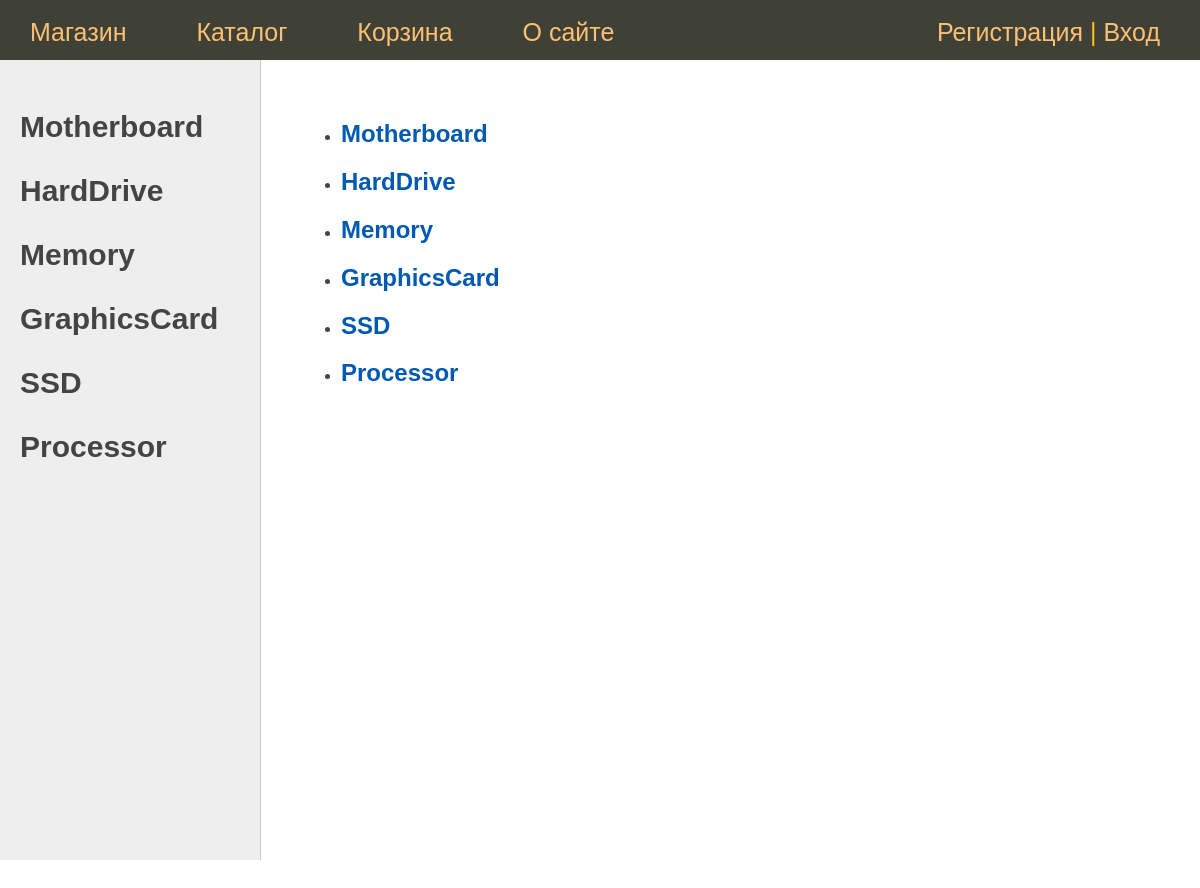
The app's page /catalog, older data.
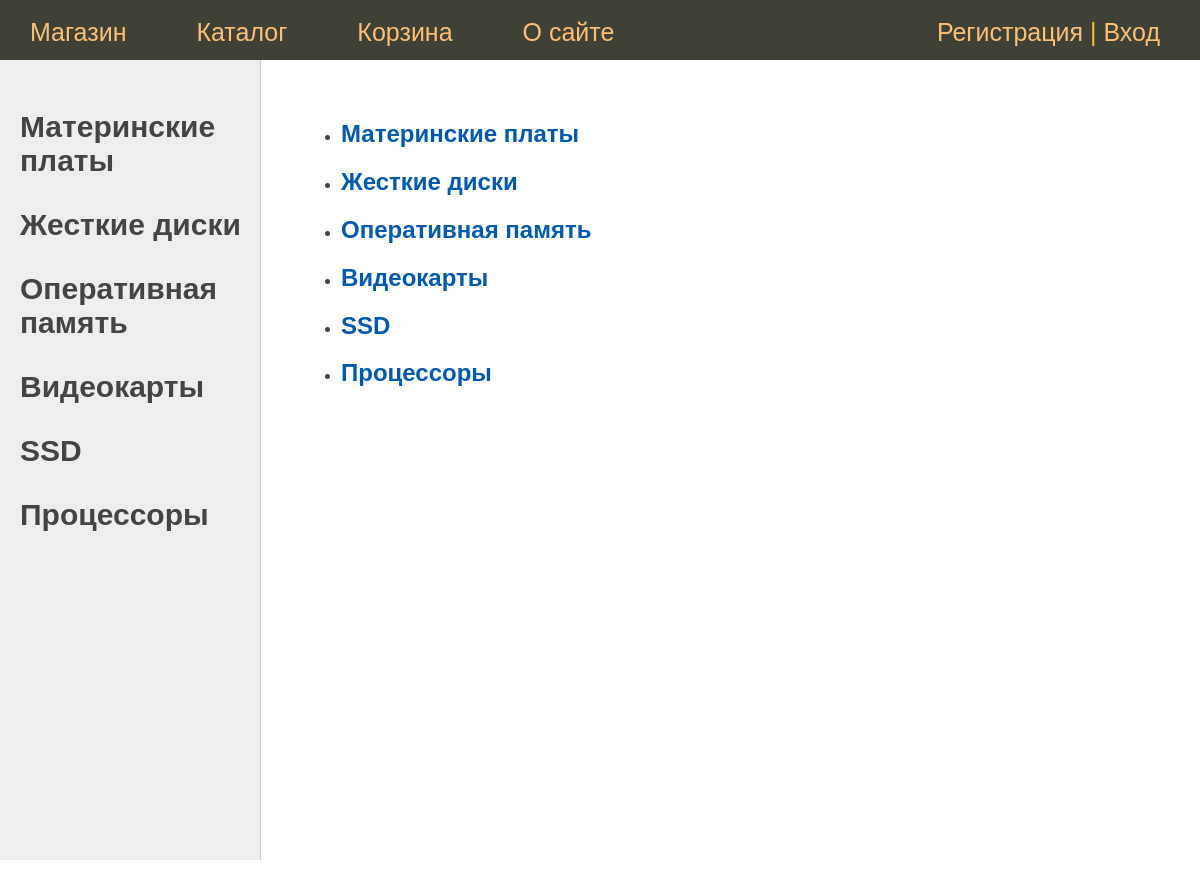
The same page, newer data.
### hardware/models.py (models this page shows, shortened)
class Category(models.Model):
    name = models.CharField(max_length=100, db_index=True, verbose_name="Категория")
    slug = models.SlugField(max_length=255, unique=True, db_index=True, verbose_name="URL")
    def get_absolute_url(self):
        return reverse('category', kwargs={'cat_slug': self.slug})

### hardware/views.py (the view)
# urls.py: path('catalog', CategoryView.as_view(), name='catalog'),
class CategoryView(DataMixin, ListView):
    model = Category
    template_name = 'hardware/catalog.html'
    context_object_name = 'cats'
    def get_context_data(self, *, object_list=None, **kwargs):
        context = super().get_context_data(**kwargs)
        c_def = self.get_user_context(title="Каталог")
        return dict(list(context.items()) + list(c_def.items()))
    def get_queryset(self):
        return Category.objects.order_by('name')

### hardware/utils.py (called while the page is built)
    def get_user_context(self, **kwargs):
        context = kwargs
        cats = Category.objects.all()
        context['menu'] = menu
        context['cats'] = cats
        return context

### hardware/templates/hardware/catalog.html (shortened to what this page needs)
{% extends 'hardware/base.html' %}
{% block content %}
<ul>
  {% for c in cats %}
  <li>
    <h2><a href="{{ c.get_absolute_url }}" >{{c.name}}</a></h2>
  </li>
  {% endfor %}
</ul>
{% endblock %}

### hardware/templates/hardware/base.html (shortened to what this page needs)
{% load static %}
<!DOCTYPE html>
<html lang="en">
<head>
    <link type='text/css' href="{% static 'hardware/css/styles.css' %}" rel="stylesheet">
</head>
<body>
{% block mainmenu %}
  <div class="header">
    <ul id="mainmenu" class="mainmenu">
      {% for item in menu %}
         <li><a href="{% url item.url_name %}"> {{item.title}}</a></li>
      {% endfor %}
      {% if request.user.is_authenticated %}
        <li class="last">{{user.username}} | <a href="{% url 'logout' %}">Выйти</a></li>
      {% else %}
        <li class="last"><a href="{% url 'register' %}">Регистрация</a> | <a href="{% url 'login' %}">Вход</a></li>
      {% endif %}
    </ul>
  </div>
{% endblock mainmenu %}
<table class="table-content" border=0 cellpadding="0" cellspacing="0">
<tr>
	<td valign="top" class="left-chapters">
	<ul id="leftchapters">
      {% for c in cats %}
      <li>
        <h2><a href="{{ c.get_absolute_url }}" >{{c.name}}</a></h2>
      </li>
      {% endfor %}
	</ul>
    </td>
<td valign="top" class="content">
    {% block content %}
    {% endblock %}
</td>
</table>
</body>
</html>

Row changes from the older to the newer data that the page shows:
changed Category: name "Motherboard" → "Материнские платы"
changed Category: name "HardDrive" → "Жесткие диски"
changed Category: name "Memory" → "Оперативная память"
changed Category: name "GraphicsCard" → "Видеокарты"
changed Category: name "Processor" → "Процессоры"
